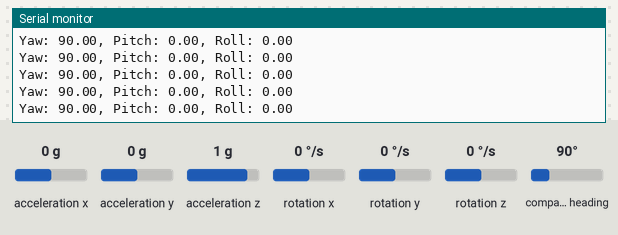
The sketch below on a simulated Arduino Uno, built with avr-gcc and run on an emulated ATmega328P. Parts: the last lines printed to the serial monitor. Inputs (shaded band) come from the test bench; at power-on: acceleration x 0 g, compass heading 90°, acceleration y 0 g, acceleration z 1 g, rotation x 0 °/s, rotation y 0 °/s, rotation z 0 °/s.

Above: at 2.2 s.
2.3 s: acceleration x set to -1.4 g
At 3.2 s:
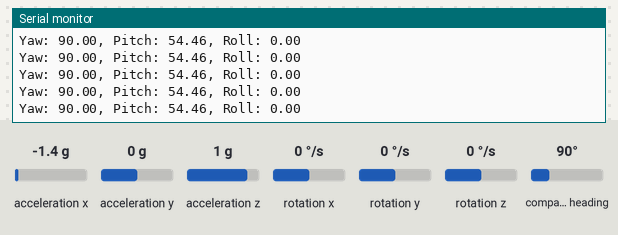
5.3 s: compass heading set to 269°
At 5.8 s:
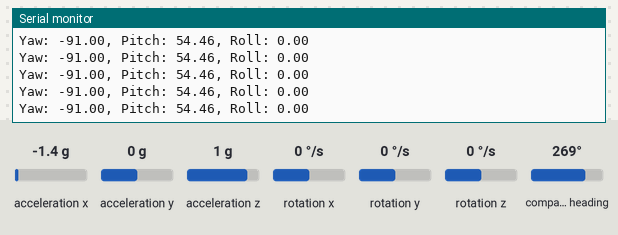
8.3 s: acceleration y set to 0.8 g
At 8.8 s:
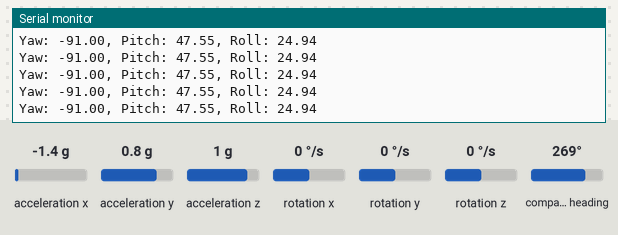
11.3 s: acceleration x set to 0 g
At 12.0 s:
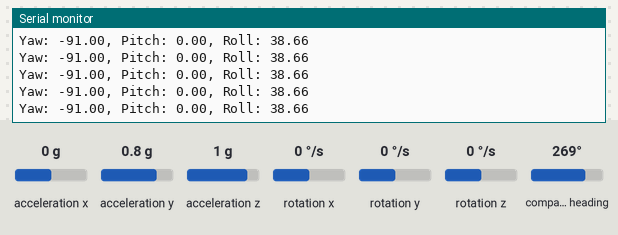
14.3 s: compass heading set to 90°
At 15.1 s:
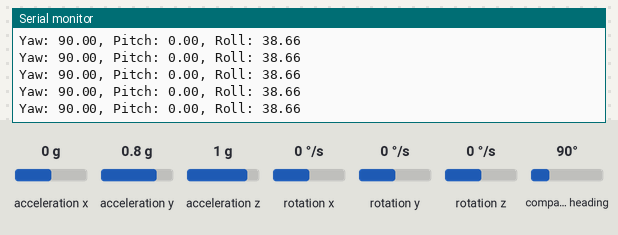
Timing chart, 0 to 17.3 s (numbered marks = the images above; inputs shaded):
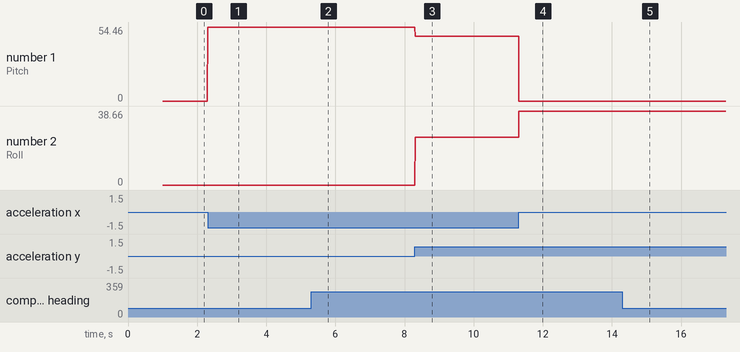

The sketch:

i2cMpu9250-Mag3.ino
```cpp
#include <Wire.h>
#include <MPU9250.h>

MPU9250 mpu;

void setup() {
  Serial.begin(115200);
  Wire.begin();

  if (!mpu.setup(0x68)) {  // Change to your MPU9250's I2C address if needed
    Serial.println("MPU9250 connection failed.");
    while (1) {}
  }

  delay(1000); // Wait for sensor to stabilize
}

void loop() {
  if (mpu.update()) {
    float yaw = mpu.getYaw();
    float pitch = mpu.getPitch();
    float roll = mpu.getRoll();

    Serial.print("Yaw: ");
    Serial.print(yaw);
    Serial.print(", Pitch: ");
    Serial.print(pitch);
    Serial.print(", Roll: ");
    Serial.println(roll);
  }
}
```

Measured:
- after the input at 2.3 s, the serial monitor: prints a new line at once (image 1)
- after the input at 5.3 s, the serial monitor: prints a new line at once (image 2)
- after the input at 8.3 s, the serial monitor: prints a new line at once (image 3)
- after the input at 11.3 s, the serial monitor: prints a new line at once (image 4)
- after the input at 14.3 s, the serial monitor: prints a new line at once (image 5)
- plotted number 1: 0 → 54.46 after the input at 2.3 s, 54.46 → 47.55 after the input at 8.3 s, 47.55 → 0 after the input at 11.3 s
- plotted number 2: 0 → 24.94 after the input at 8.3 s, 24.94 → 38.66 after the input at 11.3 s
